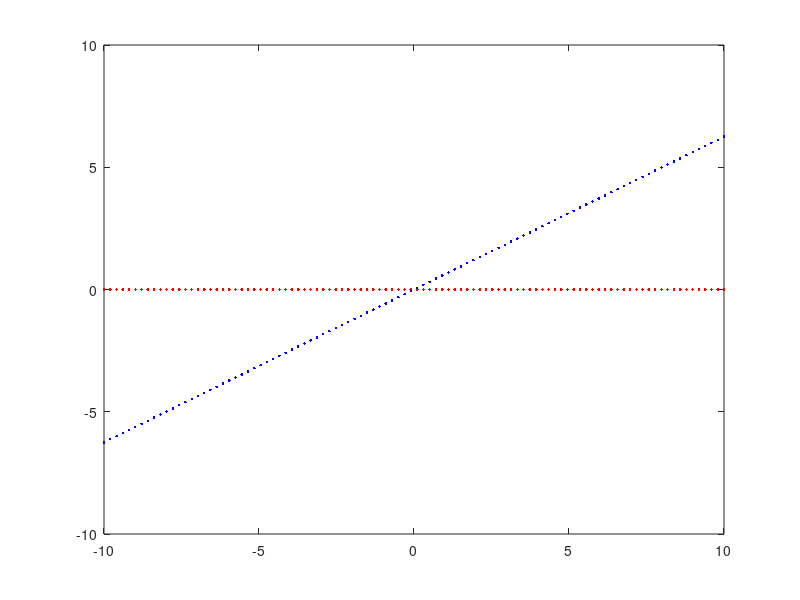
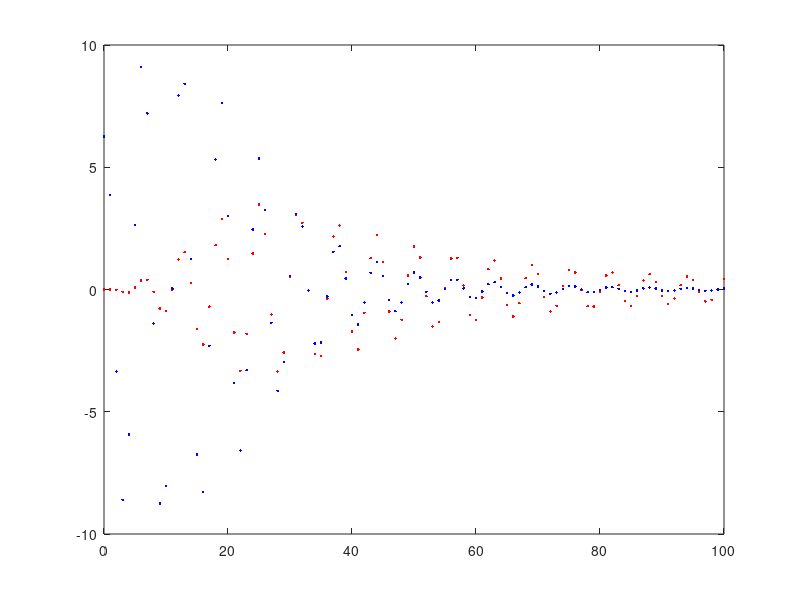

Here is the MATLAB script that generated these plots, in order:
clear all;
close all;

%Constants
G1 = 1/1;
C_const = 0.25;
G2 = 1/2;
L = 0.2;
G3 = 1/10;
a = 100;
G4 = 1/0.1;
G0 = 1/1000;

Vs_var = linspace(-10,10,100);
%G MATRIX
G = zeros(7,8);

%V1 Iin V2 V3 I3 V4 I4 Vo
%1   2  3  4  5  6  7  8
G(1,1) = G1;
G(1,2) = 1;
G(1,3) = -G1;

G(2,1) = 1;

G(3,1) = -G1;
G(3,3) = G1 + G2;
G(3,4) = G3;

G(4,3) = -1;
G(4,4) = 1;

G(5,7) = 1;
G(5,6) = G4;
G(5,8) = -G4;

G(6,6) = 1;
G(6,5) = -a;

G(7,8) = G4 + G0;
G(7,6) = -G4;
%C MATRIX
C = zeros(7,8);

C(3,1) = -C_const;
C(3,3) = C_const;
C(4,5) = L;

%F MATRIX
F = zeros(7,1);

%PLOT
figure(1)
V = zeros(1,length(Vs_var));
for i = 1:length(Vs_var)
    F(2,1) = Vs_var(i);
    V = G\F;
    plot(Vs_var(i),V(8), 'r.');
    hold on;
    plot(Vs_var(i),V(4), 'b.');
    pause(0.05);
end

%AC
w = linspace(0,100,101);
figure(2)
Vac_s = 10.*cos(w);
for i = 1:length(w)
    F(2,1) = Vac_s(i);
    V = (G+i*w(i)*C)\F;
    plot(w(i),V(8), 'r.');
    hold on;
    plot(w(i),V(4), 'b.');
    pause(0.05);
end



